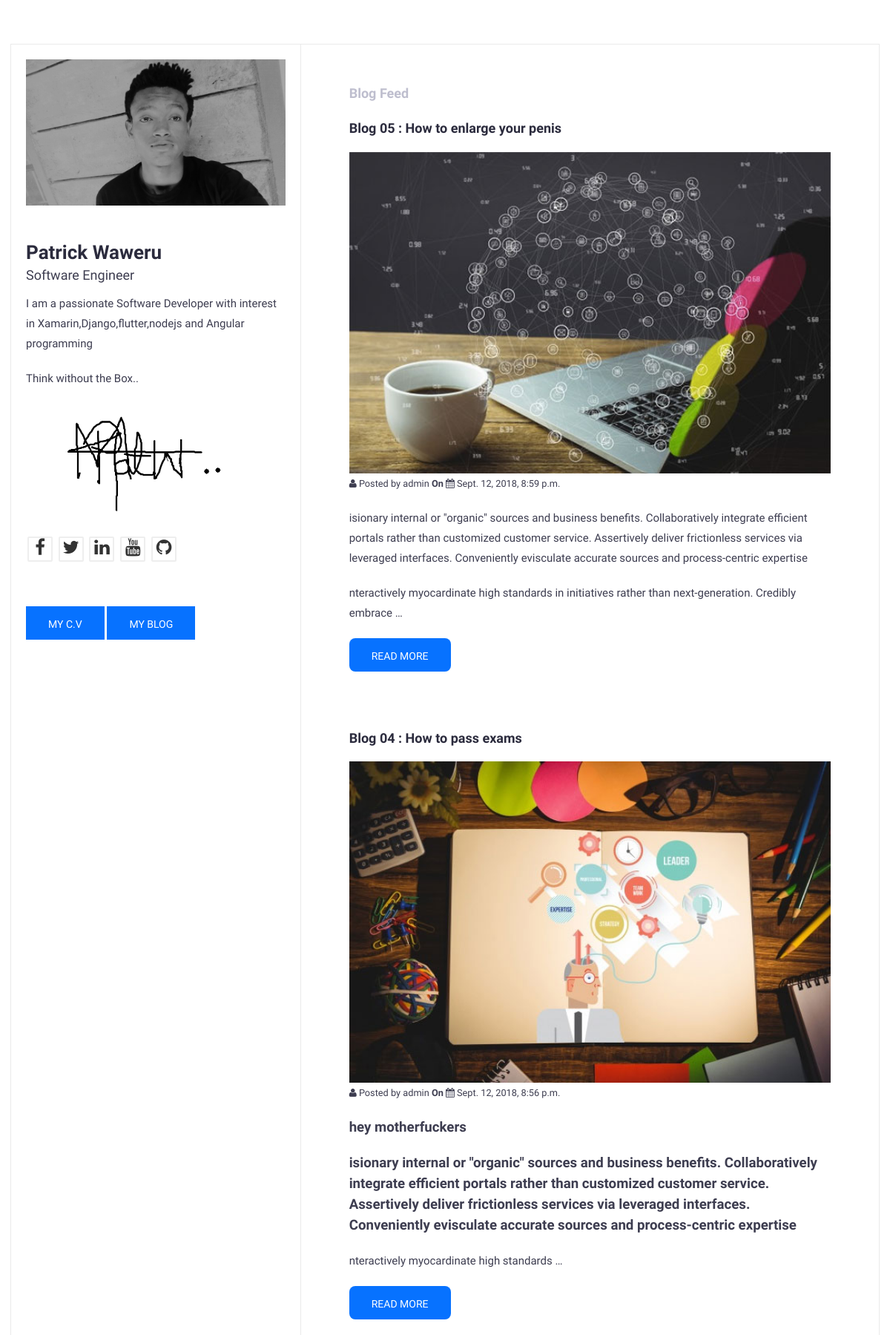
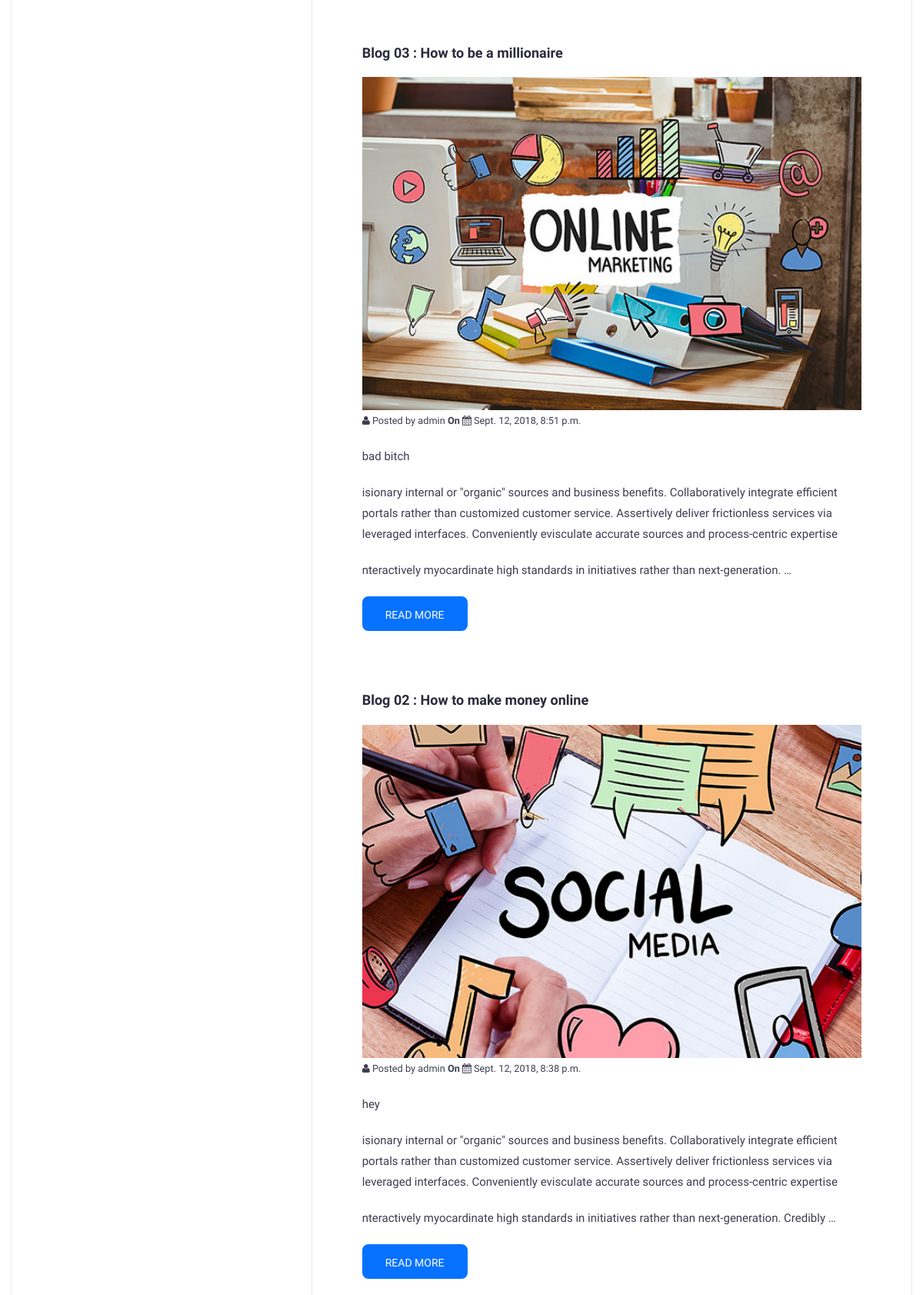
Screenshot of /blog/ (upper part) with the database file from the repository (2 pictures, top to bottom).
### blog/models.py (models this page shows, shortened)
class Post(models.Model):
    STATUS_CHOICES = (
        ('draft', 'Draft'),
        ('published', 'Published'),
    )
    title = models.CharField(max_length=250)
    slug = models.SlugField(max_length=250, unique_for_date='publish')
    author = models.ForeignKey(User, related_name='blog_posts')
    imagew600h400 = models.ImageField()
    content = HTMLField('Content')
    publish = models.DateTimeField(default=timezone.now)
    created = models.DateTimeField(auto_now_add=True)
    updated = models.DateTimeField(auto_now=True)
    status = models.CharField(max_length=10, choices=STATUS_CHOICES, default='draft')
    objects = models.Manager()
    published = PublishedManager()
    class Meta:
        ordering = ('-publish',)
    def get_absolute_url(self):
        return reverse('blog:post_detail_view', args=[self.publish.year, self.publish.strftime('%m'),self.publish.strftime('%d'),self.slug])

### blog/views.py (the view)
def post_list_view(request):
    object_list = Post.published.all()
    paginator = Paginator(object_list, 4) # 4 posts in each page
    page = request.GET.get('page')
    try:
        posts = paginator.page(page)
    except PageNotAnInteger:    # If page is not an integer deliver the first page
        posts = paginator.page(1)
    except EmptyPage:        # If page is out of range deliver last page of results
        posts = paginator.page(paginator.num_pages)
    if request.method == 'POST':
        form = subscribeForm(data=request.POST)
        if form.is_valid():
            message = form.save(commit=False)
            if subscriber.objects.filter(Email = message.Email).exists():
                messages.warning(request,  "Your Email already exists in our Databases")
            else:
                message.save()
                Name = request.POST.get( 'Name', '')
                Email = request.POST.get( 'Email', '')
                Subject = 'Welcome to Patrick Blog'
                message = 'Dear %s \nWelcome to my blog, Thanks for Subscribing to our mail.\n By signing up you agree with our terms and Conditions where they apply. ' %(Name)
                emailFrom =  settings.EMAIL_HOST_USER
                emailTo =  Email
                send_mail(Subject,message,emailFrom,[emailTo],fail_silently=True)
                messages.success(request,  "You Successfully subscribed")
        return redirect('/blog')
    else:
        form = subscribeForm()
    return render(request,'blog/list.html',{'page': page,'form':form,'posts': posts})

### blog/models.py (called while the page is built)
    def get_queryset(self):
        return super(PublishedManager,self).get_queryset().filter(status='published')

### blog/templates/blog/list.html (shortened to what this page needs)
{% extends "blog/master.html" %}
{% load static %}
{% block content %}
    {% for post in posts %}
    <div class="row">
        <div class="col-md-12">
            <div class="expertise-item">
                <h2>{{ post.title }}</h2>
                <img style="width:100%" src="{{ post.imagew600h400.url }}" alt=""><br>
                <small> <i class="fa fa-user" aria-hidden="true"></i> Posted by {{ post.author }} <b>On</b>
                    <i class="fa fa-calendar" aria-hidden="true"></i> {{ post.publish }}
                </small>
                <p> {{ post.content |safe |truncatewords:42 |linebreaks }} </p>
                 <a href=" {{ post.get_absolute_url }}"><button style="border-radius: 8px" type="submit" class="btn btn-primary">Read More</button></a>
            </div>
        </div>
    </div>
    <br><br>
    {% endfor %}
{% endblock %}

### blog/static/css/style.css (style rules this page uses)
body { font-family : 'Hind', sans-serif; font-size : 15px; line-height : 1.8em; color : #3d3d50; font-weight : 300; background : url("../img/pattern-bg.html") fixed; }
h1, h2, h3, h4, h5, h6 { margin : 0 0 15px; color : #2b2b3d; }
h2 { font-size : 18px; line-height : 1.8em; font-weight : 700; }
a { color : rgb(7, 114, 255); text-decoration : none; -webkit-transition : all 0.3s ease 0s; -moz-transition : all 0.3s ease 0s; -o-transition : all 0.3s ease 0s; transition : all 0.3s ease 0s; }
a, a:active, a:focus, a:active { text-decoration : none; outline : none }
p { margin-bottom : 20px; }
.btn { padding : 14px 30px 11px; margin-bottom : 0; font-size : 14px; font-weight : 500; border-radius : 0; border : 0; text-transform : uppercase; }
.btn-primary { background-color : rgb(7, 114, 255); }
.expertise-item { margin-bottom : 20px; }

### rows the page displays
Post: title "Blog 05 : How to enlarge your penis", imagew600h400 (picture), author "admin", publish "Sept. 12, 2018, 8:59 p.m.", content "isionary internal or \"organic\" sources and business benefits. Collaboratively integrate efficient portals rather than customized customer service. Assertively deliver frictionless services via leveraged interfaces. Conveniently evisculate accurate sources and process-centric expertise nteractively myocardinate high standards in initiatives rather than next-generation. Credibly embrace …"
Post: title "Blog 04 : How to pass exams", imagew600h400 (picture), author "admin", publish "Sept. 12, 2018, 8:56 p.m.", content "hey motherfuckers isionary internal or \"organic\" sources and business benefits. Collaboratively integrate efficient portals rather than customized customer service. Assertively deliver frictionless services via leveraged interfaces. Conveniently evisculate accurate sources and process-centric expertise nteractively myocardinate high standards …"
Post: title "Blog 03 : How to be a millionaire", imagew600h400 (picture), author "admin", publish "Sept. 12, 2018, 8:51 p.m.", content "bad bitch isionary internal or \"organic\" sources and business benefits. Collaboratively integrate efficient portals rather than customized customer service. Assertively deliver frictionless services via leveraged interfaces. Conveniently evisculate accurate sources and process-centric expertise nteractively myocardinate high standards in initiatives rather than next-generation. …"
Post: title "Blog 02 : How to make money online", imagew600h400 (picture), author "admin", publish "Sept. 12, 2018, 8:38 p.m.", content "hey isionary internal or \"organic\" sources and business benefits. Collaboratively integrate efficient portals rather than customized customer service. Assertively deliver frictionless services via leveraged interfaces. Conveniently evisculate accurate sources and process-centric expertise nteractively myocardinate high standards in initiatives rather than next-generation. Credibly …"
